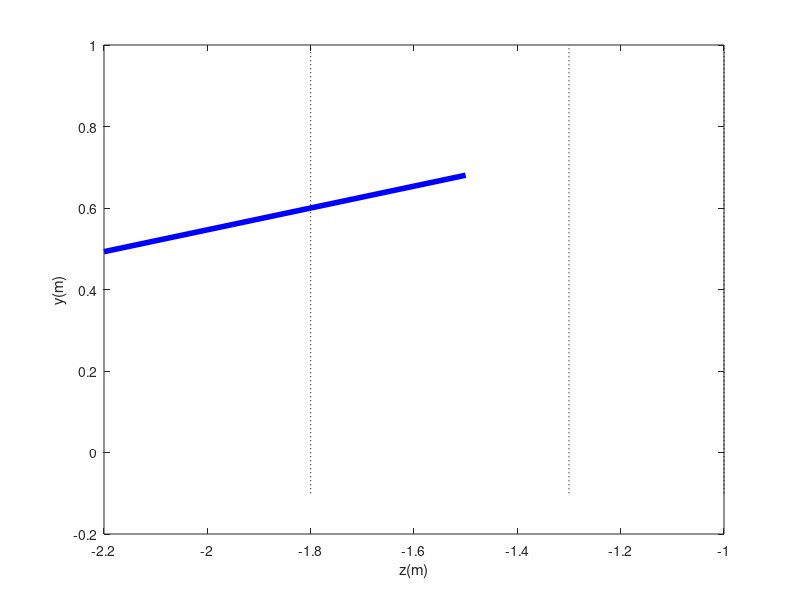

Recreate this plot in MATLAB. (Note: this script raises an error after producing the figure.)
%%%%%%%%%%%%%%%%%%%%%%%%%%%%%%%%%%%%%%%%%%%%%%%%%%%%%%%%%%%%%%
% This script reads in the SIMLA output file 'final_data.dat'
% and then propagates the electrons through the magnet and 
% onto the detector screen.  It requires the function file
% 'lorentzforce.m'
%%%%%%%%%%%%%%%%%%%%%%%%%%%%%%%%%%%%%%%%%%%%%%%%%%%%%%%%%%%%%%

clear

%-------------------------------
% Simulation setup
dist_to_magnet = 1;       % m
magnetic_field = 1;      % T
length_of_magnet = 0.3;   % m
dist_to_screen = 0.5;     % m
screen_angle = 15;        % deg

record_trajectories=true; % true/false
%-------------------------------

% position of centre of screen
screenposy=0.6;     % m
screenposz=(-dist_to_magnet - length_of_magnet - dist_to_screen);


%% Constants/conversions
dt=1000;  % time step for calculating trajectory in magnetic field (should not need adjusting)

xtoSI=0.197*1e-6; % conversion factor to metres
ttoSI=0.658*1e-15; % conversion factor to seconds
BtoSI=1.4440271e-3; % conversion factor to Tesla


% change units of input from SI to natural
magnetic_field=magnetic_field/BtoSI;
dist_to_magnet=dist_to_magnet/xtoSI;
length_of_magnet=length_of_magnet/xtoSI;
dist_to_screen=dist_to_screen/xtoSI;
screen_angle=screen_angle*pi/180;
screenposz=screenposz/xtoSI;
screenposy=screenposy/xtoSI;

% line equation of screen
bs=tan(screen_angle);
cs=screenposy-bs*screenposz;

% define fields in region of magnet
B1=magnetic_field;
B2=0;
B3=0;
E1=0;
E2=0;
E3=0;

%% Read in particle data

% open final data file
final_data=fopen('final_data.dat','r');

% read in data
finaltraj=textscan(final_data, '%f %f %f %f %f %f %f %f %f %f %f');

x0f=transpose(finaltraj{1});
x1f=transpose(finaltraj{2});
x2f=transpose(finaltraj{3});
x3f=transpose(finaltraj{4});

u0f=transpose(finaltraj{5});
u1f=transpose(finaltraj{6});
u2f=transpose(finaltraj{7});
u3f=transpose(finaltraj{8});
chi_e_f=transpose(finaltraj{9});
chi_g_f=transpose(finaltraj{10});

chif=transpose(finaltraj{11});

% close file
fclose('all');
        
% determine number of electrons in simulation
noelectrons0=size(x0f);
noelectrons=noelectrons0(2);

% initialise
xfinal=zeros(1,noelectrons);
yfinal=zeros(1,noelectrons);
zfinal=zeros(1,noelectrons);
gfinal=zeros(1,noelectrons);
uxfinal=zeros(1,noelectrons);
uyfinal=zeros(1,noelectrons);
uzfinal=zeros(1,noelectrons);



%% Main simulation

if record_trajectories==true
    figure

    plot([-2.2,-1.5],[-2.2,-1.5]*bs+cs*xtoSI,'b-','LineWidth',4)
    hold on
    plot([- dist_to_magnet,- dist_to_magnet]*xtoSI,[-0.1,1],'k:')
    plot([-dist_to_magnet - length_of_magnet,-dist_to_magnet - length_of_magnet]*xtoSI,[-0.1,1],'k:')
    plot([-dist_to_magnet - length_of_magnet-dist_to_screen,-dist_to_magnet - length_of_magnet-dist_to_screen]*xtoSI,[-0.1,1],'k:')

    xlabel('z(m)')
    ylabel('y(m)')
end


for i=1:noelectrons
    stepcount=1;
    
    t=x0f(i); x=x1f(i); y=x2f(i); z=x3f(i);
    gama=u0f(i); ux=u1f(i); uy=u2f(i); uz=u3f(i);

    vx=ux/gama;
    vy=uy/gama;
    vz=uz/gama;

    ax=0;
    ay=0;
    az=0;
   
    if record_trajectories==true
        xvec(stepcount)=x;
        yvec(stepcount)=y;
        zvec(stepcount)=z;
    end
     
    
    
    % Propagate to the magnet

    stepcount=2;
    % calculate propagation time from starting position to magnet
    % (assuming constant velocity)
    dt=-dist_to_magnet/vz;

    % propagate forward for this amount of time
    dx=vx*dt;
    dy=vy*dt;
    dz=vz*dt;    

    x=x+dx;
    y=y+dy;
    z=z+dz;
    
    if record_trajectories==true
        xvec(stepcount)=x;
        yvec(stepcount)=y;
        zvec(stepcount)=z;
    end
    
    % Propagate through magnet (using leapfrog integration)
   
    dt=dt/100000;
    
    inmagnet=true;
    while (inmagnet==true)
 
        stepcount=stepcount+1;

        % Move position forward one time step
        x=x+vx*dt+0.5d0*dt*dt*ax;
        y=y+vy*dt+0.5d0*dt*dt*ay;
        z=z+vz*dt+0.5d0*dt*dt*az;

        axold=ax; 
        ayold=ay;
        azold=az;

        % call lorentz force to determine new ax,ay,az
        [ax,ay,az]=lorentzforce( vx,vy,vz,E1,E2,E3,B1,B2,B3 );

        % Update velocity
        ux=ux+0.5d0*(ax+axold)*dt;
        uy=uy+0.5d0*(ay+ayold)*dt;
        uz=uz+0.5d0*(az+azold)*dt; 

        % Update gama by enforcing the mass-shell condition
        gama = sqrt(1d0 + ux*ux + uy*uy + uz*uz);

        % Update 3-velocity
        vx=ux/gama;
        vy=uy/gama;
        vz=uz/gama;

        if record_trajectories==true
            xvec(stepcount)=x;
            yvec(stepcount)=y;
            zvec(stepcount)=z;
        end
        
        if z<-(dist_to_magnet) && z>-(dist_to_magnet+length_of_magnet) 
            inmagent=true;
        else
            inmagnet=false;
        end

    end

    
    % Propagate to screen

    stepcount=stepcount+1;
        
    % line equation of electron (after leaving magnet follows straight line)
    be=(uy/uz);
    ce=y-be*z
     
    % intersection of lectron line with screen line
    
    zint=(cs-ce)/(be-bs);
    yint=be*zint+ce;
       
    % calculate time until electron hits screen (assuming const vel)
   
    dt=(zint-z)/vz;

    % propagate forward for this amount of time
    dx=vx*dt;
    dy=vy*dt;
    dz=vz*dt;    

    % we have arrived!
    x=x+dx;
    y=y+dy;
    z=z+dz;
    
    if record_trajectories==true
        xvec(stepcount)=x;
        yvec(stepcount)=y;
        zvec(stepcount)=z;
        
        plot(zvec*xtoSI,yvec*xtoSI,'r-')
        
        clear xvec yvec zvec;
    end 
    
    % store final data
    xfinal(i)=x;
    yfinal(i)=y;
    zfinal(i)=z;
    gfinal(i)=gama;
    uxfinal(i)=ux;
    uyfinal(i)=uy;
    uzfinal(i)=uz;
    


end % no electrons




%% Output
% Display on screen
figure
subplot(2,1,1)
plot(xfinal*xtoSI,yfinal*xtoSI,'b+')

subplot(2,1,2)







disp(stepcount)











